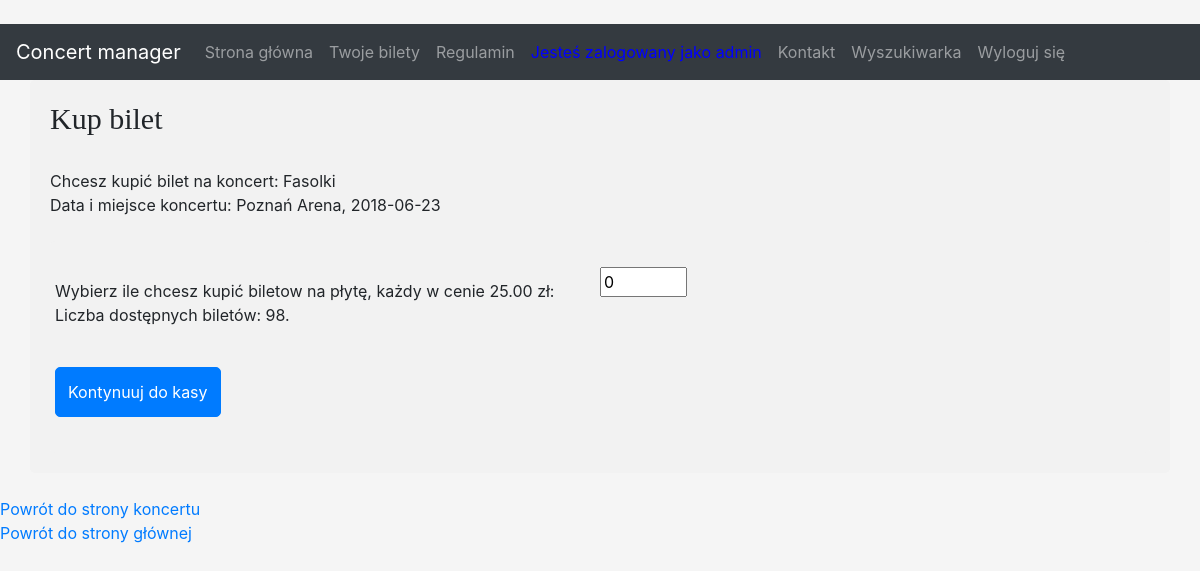
The page /buy_ticket?id=1 (signed in) on the database its author committed.
### models.py (models this page shows, shortened)
class User(db.Model):
    __tablename__ = 'user'
    id = Column(Integer, autoincrement=True, primary_key=True)
    username = Column(String(20), unique=True)
    active = Column(Boolean, default=True)
    email = Column(String(30), unique=True)
    hashed_password = Column(String(20))
    usertype = Column(String(15), default="organizer")
    about = Column(String(200), default="")
    admin = Column(Boolean, default=False)
    is_anonymous = False
    is_authenticated = True
    posts = db.relationship('Ticket', backref='buyer', lazy='dynamic')

class Concert(db.Model):
    __tablename__ = 'concert'
    id = Column(Integer, autoincrement=True, primary_key=True)
    band = db.Column(String(30))
    name = db.Column(db.String(100))
    opis = db.Column(String(200), default="")
    gatunek = db.Column(String(20))
    price_plyta_ticket = db.Column(db.Float)
    price_trybuny_ticket = db.Column(db.Float)
    price_gc_ticket = db.Column(db.Float)
    price_vip_ticket = db.Column(db.Float)
    nr_plyta_ticket = db.Column(Integer)
    nr_trybuny_ticket = db.Column(Integer)
    nr_gc_ticket = db.Column(Integer)
    nr_vip_ticket = db.Column(Integer)
    data = db.Column(db.Date)
    godzina = db.Column(String(7))
    venue = db.Column(String(30))
    picurl = db.Column(String(300))

### views.py (the view)
@app.route('/buy_ticket', methods=['GET','POST'])
@login_required
def buy_ticket():
    show_id = request.args.get('id')
    koncert = Concert.query.get(show_id)
    bilet = Ticket.query.filter_by(show_id=show_id).all()
    plyta, trybuny, gc, vip = 0,0,0,0
    for i in bilet:
        plyta += i.nr_plyta_ticket
        trybuny += i.nr_trybuny_ticket
        gc += i.nr_gc_ticket
        vip += i.nr_vip_ticket
    plyta2 = koncert.nr_plyta_ticket - plyta
    trybuny2 = koncert.nr_trybuny_ticket - trybuny
    gc2 = koncert.nr_gc_ticket - gc
    vip2 = koncert.nr_vip_ticket - vip
    return render_template("buy_ticket.html", koncert = koncert, show_id = show_id, bilet = bilet, plyta2= plyta2,
                           trybuny2 = trybuny2, gc2 = gc2, vip2 = vip2)

### views.py (called while the page is built)
@loginManager.user_loader
def load_user(user_id):
    loaded_user = User.query.filter_by(id=user_id).first()
    if type(loaded_user) is str:
        return None
    else:
        return loaded_user

### templates/buy_ticket.html (shortened to what this page needs)
﻿{% extends "_base.html" %}
{% set page_id = 'buy_ticket' %}
{% block content %}
  <div class="row">
    <div class="col-12">
      <h3 style="font-size:30px;font-family:verdana;">Kup bilet</h3>
<br>
Chcesz kupić bilet na koncert: {{koncert.band}}<br>
Data i miejsce koncertu: {{koncert.venue}}, {{koncert.data}}
<br>
<br>
    </div>
  </div>
<div class="container">
  <form action="/buy_ticket/confirm?id={{show_id}}" method="POST">
{% if plyta2 > 0 %}
    <div class="row">
      <div class="col-50">
        <label for="name">Wybierz ile chcesz kupić biletow na płytę,
             każdy w cenie {{ "%.2f"|format(koncert.price_plyta_ticket) }} zł:<br>
        Liczba dostępnych biletów: {{plyta2}}. </label>
      </div>
      <div class="col-50">
        <input type="number" id="name" name="l_plyta" min="0" max="{{plyta2}}" step="1" value="0" required>
      </div>
    </div>
      {% else %}
       <input type="hidden" id="name" name="l_plyta" value="0" >
      {% endif %}
              <div class="row">
         <button type="submit" style="border-radius:5px;margin-top:20px;padding: 12px;" class="btn btn-primary">
     Kontynuuj do kasy</button>
    </div>
            </div>
    </div>
<br>
    <a href="/show/{{show_id}}">Powrót do strony koncertu</a> <br>
    <a href="/">Powrót do strony głównej</a>
{% endblock %}

### templates/_base.html (shortened to what this page needs)
﻿<!doctype html>
<html lang=en>
<head>
  <link rel="stylesheet" href="https://maxcdn.bootstrapcdn.com/bootstrap/4.0.0/css/bootstrap.min.css"
>
</head>
<body style="background-color:whitesmoke;">
  <nav class="navbar navbar-expand-md navbar-dark bg-dark">
    <a class="navbar-brand" href="/">Concert manager</a>
   <div class="collapse navbar-collapse">
      <ul class="navbar-nav mr-auto">
<li class="nav-item{% if page_id == 'info' %} active{% endif %}">
          <a class="nav-link" href="{{ url_for('info') }}">Strona główna</a>
        </li>
      {% if current_user.is_authenticated %}
          <li class="nav-item{% if page_id == 'dashboard' %} active{% endif %}">
          <a class="nav-link" href="/dashboard">Twoje bilety</a>
        </li>
          <li class="nav-item{% if page_id == 'regulamin' %} active{% endif %}">
          <a class="nav-link" href="/regulamin">Regulamin</a>
        </li>
          <li class="nav-item{% if page_id == 'dashboard' %} active{% endif %}">
              <a class="nav-link" href="#" style="color:#0000FF">Jesteś zalogowany jako {{current_user.username}}</a>
              </li>
          <li class="nav-item{% if page_id == 'logout' %} active{% endif %}">
          <a class="nav-link"  href="/contact">Kontakt</a>
        </li>
          <li class="nav-item{% if page_id == 'search' %} active{% endif %}">
          <a class="nav-link"  href="/search">Wyszukiwarka</a>
        </li>
        <li class="nav-item{% if page_id == 'logout' %} active{% endif %}">
          <a class="nav-link"  href="/logout">Wyloguj się</a>
        </li>
      {% endif %}
     </ul>
    </div>
  </nav>
  <div class="container">
    <div class="row">
      <div class="col-12">
      </div>
    </div>
    {% block content %}{% endblock %}
</body>
</html>

### templates/buy_ticket.html (style rules this page uses)
* { box-sizing: border-box; }
label { padding: 12px 12px 12px 0; display: inline-block; }
.container { border-radius: 5px; background-color: #f2f2f2; padding: 20px; }
.col-50 { float: left; width: 50%; margin-top: 6px; }
.row:after { content: ""; display: table; clear: both; }

### rows shown on the page
User: username "admin"
Concert: band "Fasolki", venue "Poznań Arena", data "2018-06-23", price_plyta_ticket "25.00"

### other values the page prints
{{ plyta2 }} "98"
